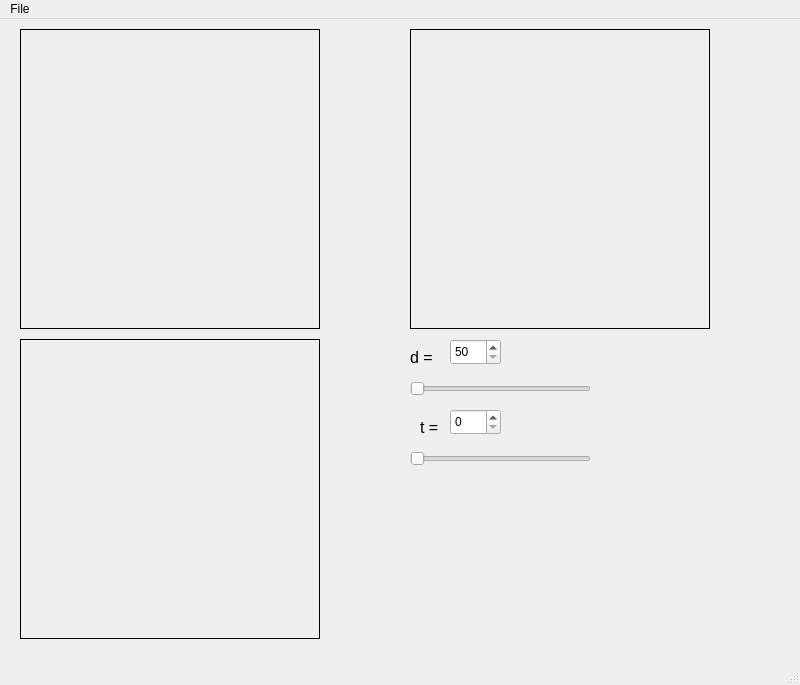
<?xml version="1.0" encoding="UTF-8"?>
<ui version="4.0">
 <class>MainWindow</class>
 <widget class="QMainWindow" name="MainWindow">
  <property name="geometry">
   <rect>
    <x>0</x>
    <y>0</y>
    <width>800</width>
    <height>685</height>
   </rect>
  </property>
  <property name="windowTitle">
   <string>MainWindow</string>
  </property>
  <widget class="QWidget" name="centralwidget">
   <widget class="QLabel" name="proection_xt">
    <property name="geometry">
     <rect>
      <x>20</x>
      <y>10</y>
      <width>300</width>
      <height>300</height>
     </rect>
    </property>
    <property name="frameShape">
     <enum>QFrame::Box</enum>
    </property>
    <property name="text">
     <string/>
    </property>
   </widget>
   <widget class="QLabel" name="proection_yt">
    <property name="geometry">
     <rect>
      <x>410</x>
      <y>10</y>
      <width>300</width>
      <height>300</height>
     </rect>
    </property>
    <property name="frameShape">
     <enum>QFrame::Box</enum>
    </property>
    <property name="text">
     <string/>
    </property>
   </widget>
   <widget class="QLabel" name="proection_yx">
    <property name="geometry">
     <rect>
      <x>20</x>
      <y>320</y>
      <width>300</width>
      <height>300</height>
     </rect>
    </property>
    <property name="frameShape">
     <enum>QFrame::Panel</enum>
    </property>
    <property name="text">
     <string/>
    </property>
   </widget>
   <widget class="QSlider" name="sliderD">
    <property name="geometry">
     <rect>
      <x>410</x>
      <y>360</y>
      <width>181</width>
      <height>19</height>
     </rect>
    </property>
    <property name="minimum">
     <number>50</number>
    </property>
    <property name="maximum">
     <number>200</number>
    </property>
    <property name="orientation">
     <enum>Qt::Horizontal</enum>
    </property>
   </widget>
   <widget class="QSpinBox" name="spinD">
    <property name="geometry">
     <rect>
      <x>450</x>
      <y>320</y>
      <width>51</width>
      <height>26</height>
     </rect>
    </property>
    <property name="minimum">
     <number>50</number>
    </property>
    <property name="maximum">
     <number>200</number>
    </property>
   </widget>
   <widget class="QLabel" name="label">
    <property name="geometry">
     <rect>
      <x>410</x>
      <y>330</y>
      <width>60</width>
      <height>16</height>
     </rect>
    </property>
    <property name="font">
     <font>
      <pointsize>12</pointsize>
      <weight>50</weight>
      <italic>false</italic>
      <bold>false</bold>
     </font>
    </property>
    <property name="text">
     <string>d = </string>
    </property>
   </widget>
   <widget class="QLabel" name="label_2">
    <property name="geometry">
     <rect>
      <x>420</x>
      <y>400</y>
      <width>60</width>
      <height>16</height>
     </rect>
    </property>
    <property name="font">
     <font>
      <pointsize>12</pointsize>
      <weight>50</weight>
      <italic>false</italic>
      <bold>false</bold>
     </font>
    </property>
    <property name="text">
     <string>t = </string>
    </property>
   </widget>
   <widget class="QSpinBox" name="spinT">
    <property name="geometry">
     <rect>
      <x>450</x>
      <y>390</y>
      <width>51</width>
      <height>26</height>
     </rect>
    </property>
    <property name="maximum">
     <number>250</number>
    </property>
   </widget>
   <widget class="QSlider" name="sliderT">
    <property name="geometry">
     <rect>
      <x>410</x>
      <y>430</y>
      <width>181</width>
      <height>19</height>
     </rect>
    </property>
    <property name="maximum">
     <number>250</number>
    </property>
    <property name="orientation">
     <enum>Qt::Horizontal</enum>
    </property>
   </widget>
  </widget>
  <widget class="QMenuBar" name="menubar">
   <property name="geometry">
    <rect>
     <x>0</x>
     <y>0</y>
     <width>800</width>
     <height>24</height>
    </rect>
   </property>
   <widget class="QMenu" name="menuFile">
    <property name="title">
     <string>File</string>
    </property>
    <addaction name="actionOpen"/>
   </widget>
   <addaction name="menuFile"/>
  </widget>
  <widget class="QStatusBar" name="statusbar"/>
  <action name="actionOpen">
   <property name="text">
    <string>Open</string>
   </property>
  </action>
 </widget>
 <resources/>
 <connections>
  <connection>
   <sender>sliderD</sender>
   <signal>valueChanged(int)</signal>
   <receiver>spinD</receiver>
   <slot>setValue(int)</slot>
   <hints>
    <hint type="sourcelabel">
     <x>500</x>
     <y>393</y>
    </hint>
    <hint type="destinationlabel">
     <x>475</x>
     <y>366</y>
    </hint>
   </hints>
  </connection>
  <connection>
   <sender>sliderT</sender>
   <signal>valueChanged(int)</signal>
   <receiver>spinT</receiver>
   <slot>setValue(int)</slot>
   <hints>
    <hint type="sourcelabel">
     <x>500</x>
     <y>463</y>
    </hint>
    <hint type="destinationlabel">
     <x>475</x>
     <y>426</y>
    </hint>
   </hints>
  </connection>
  <connection>
   <sender>spinD</sender>
   <signal>valueChanged(int)</signal>
   <receiver>sliderD</receiver>
   <slot>setValue(int)</slot>
   <hints>
    <hint type="sourcelabel">
     <x>475</x>
     <y>356</y>
    </hint>
    <hint type="destinationlabel">
     <x>500</x>
     <y>393</y>
    </hint>
   </hints>
  </connection>
  <connection>
   <sender>spinT</sender>
   <signal>valueChanged(int)</signal>
   <receiver>sliderT</receiver>
   <slot>setValue(int)</slot>
   <hints>
    <hint type="sourcelabel">
     <x>475</x>
     <y>426</y>
    </hint>
    <hint type="destinationlabel">
     <x>500</x>
     <y>463</y>
    </hint>
   </hints>
  </connection>
 </connections>
</ui>
